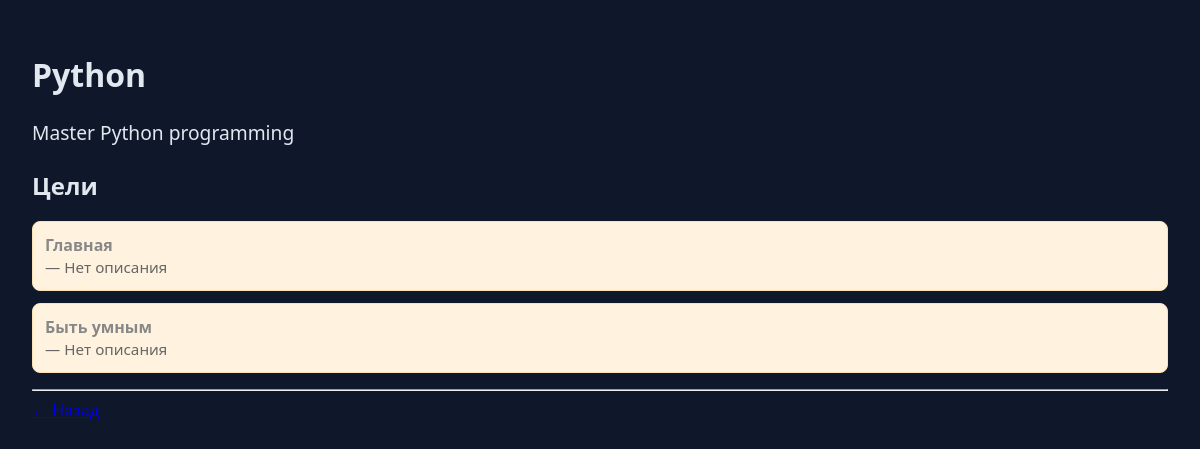
Before: /skill/1/ with the older database file.
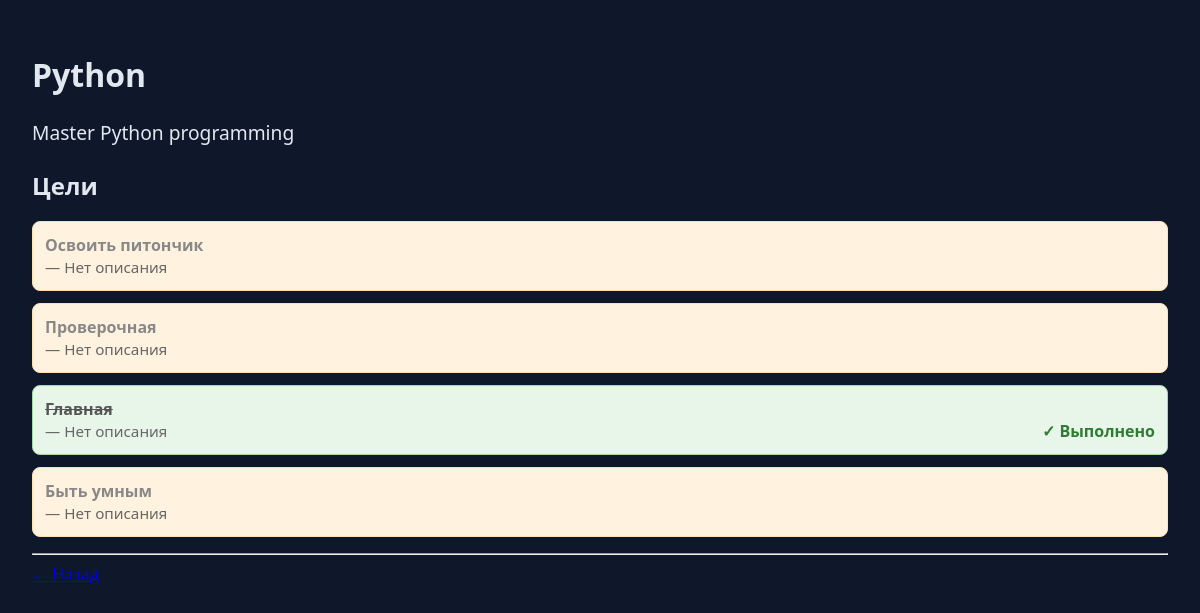
After: the same page with the newer database file.
### tracker/models.py (models this page shows, shortened)
class Skill(models.Model):
    user = models.ForeignKey(
        User,
        on_delete=models.CASCADE,
        related_name="goals",
        null=True,
        blank=True
    )
    name = models.CharField(max_length=100)
    description = models.TextField(blank=True)
    rank = models.CharField(max_length=10, blank=True)
    level = models.IntegerField(default=1)

class Goal(models.Model):
    user = models.ForeignKey(
        User,
        on_delete=models.CASCADE,
        related_name="skills",
        null=True,
        blank=True
    )
    skill = models.ForeignKey(
        Skill,
        on_delete=models.CASCADE,
        related_name="goals"
    )
    text = models.CharField(max_length=100)
    description = models.TextField(blank=True)
    done = models.BooleanField(default=False)
    class Meta:
        ordering = ['-id']

### tracker/views.py (the view)
# urls.py: path("skill/<int:skill_id>/", skill_detail, name="skill_detail"),
def skill_detail(request, skill_id):
    skill = get_object_or_404(Skill, id=skill_id)
    return render(request, "tracker/skill_detail.html", {
        "skill": skill,
        "skill_id": skill_id,
    })

### tracker/templates/tracker/skill_detail.html (shortened to what this page needs)
<!DOCTYPE html>
<html lang="ru">
<head>
</head>
<body>
<h1>{{ skill.name }}</h1>
<p>{{ skill.description }}</p>
<h2>Цели</h2>
{% if skill.goals.all %}
<ul style="list-style: none; padding: 0;">
{% for goal in skill.goals.all %}
      <li style="margin: 12px 0; padding: 12px; border-radius: 8px;
                 background: {% if goal.done %}#e8f5e9{% else %}#fff3e0{% endif %};
                 border: 1px solid {% if goal.done %}#a5d6a7{% else %}#ffe0b2{% endif %};">
        <a href="{% url 'goal_detail' skill_id=skill_id goal_id=goal.id %}"
           style="text-decoration: none; color: #888; display: block;">
          <strong style="{% if goal.done %}text-decoration: line-through; color: #555;{% endif %}">
            {{ goal.text }}
          </strong>
          <br>
          <span style="color: #666; font-size: 0.95em;">
            — {{ goal.goal_description|default:"Нет описания" }}
          </span>
          {% if goal.done %}
            <span style="float: right; color: #2e7d32; font-weight: bold;">✓ Выполнено</span>
          {% endif %}
        </a>
      </li>
    {% endfor %}
  </ul>
{% else %}
  <p>Целей пока нет</p>
{% endif %}
<hr>
<a href="/">← Назад</a>
</body>
</html>

### tracker/templates/tracker/skill_detail.html (style rules this page uses)
body { background: #0f172a; color: #e2e8f0; font-family: system-ui, sans-serif; margin: 0; padding: 2rem; min-height: 100vh; }
p { font-size: 1.2rem; line-height: 1.6; }

Changed rows visible on the page:
added Goal: text "Освоить питончик", goal_description "Нет описания"
added Goal: text "Проверочная", goal_description "Нет описания"
changed Goal "Главная": now shows "✓ Выполнено"
